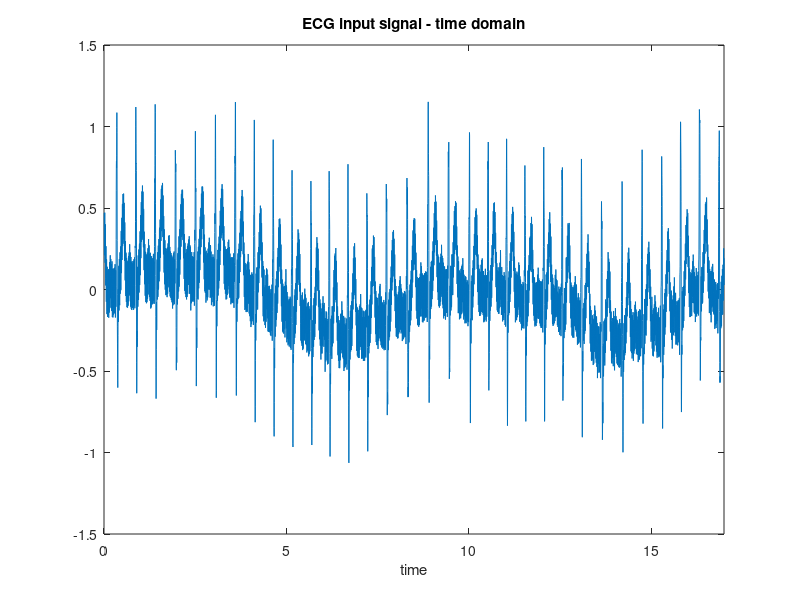

The MATLAB source for this figure: (Note: this script raises an error after producing the figure.)
close all
clear all
clc

%% input signal

load('ecg_corrupted.mat');  %loading ecg file
fs = 360;                   %sampling frequency (Hz)
t = (1:length(val))/fs;     %time

figure
plot(t,val)
title('ECG input signal - time domain')
xlim([0 (length(t)-1)/fs])
xlabel('time')
fig = gca;
fig.XAxis.TickLabelFormat = '%d s';
fig.XMinorTick = 'on';
% savefig('ECG input signal - time domain')
% print('ECG input signal - time domain','-dsvg','-r0')

figure
plot(t,val)
title('ECG input signal - time domain')
xlim([0 (length(t)-1)/fs/12])
xlabel('time')
fig = gca;
fig.XAxis.TickLabelFormat = '%.1f s';
fig.XMinorTick = 'on';
% savefig('ECG input signal - time domain zoom')
% print('ECG input signal - time domain zoom','-dsvg','-r0')


val_ft = fft(val);
 
figure
stem((0:length(val_ft)/2-1)/length(val_ft)*fs,val_ft(1:length(val_ft)/2))
title('ECG input signal - frequency domain')
xlim([0 95])
xlabel('frequency')
fig = gca;
fig.XAxis.TickLabelFormat = '%d Hz';
fig.XMinorTick = 'on';
% savefig('ECG input signal - frequency domain')
% print('ECG input signal - frequency domain','-dsvg','-r0')

figure
stem((0:length(val_ft)/2-1)/length(val_ft)*fs,val_ft(1:length(val_ft)/2))
title('ECG input signal - frequency domain')
xlim([54 66])
ylim([-5 5])
xlabel('frequency')
fig = gca;
fig.XAxis.TickLabelFormat = '%d Hz';
fig.XMinorTick = 'on';
hold on
line([60-2 60-2],[-5 5],'Color','red','LineStyle','--')
line([60+2 60+2],[-5 5],'Color','red','LineStyle','--')
line([60-0.5 60-0.5],[-2.5 2.5],'Color','red','LineStyle','--')
line([60+0.5 60+0.5],[-2.5 2.5],'Color','red','LineStyle','--')
hold off
% savefig('ECG input signal - frequency domain zoom 2')
% print('ECG input signal - frequency domain3 zoom 2','-dsvg','-r0')

figure
stem((0:length(val_ft)/2-1)/length(val_ft)*fs,val_ft(1:length(val_ft)/2))
title('ECG input signal - frequency domain')
xlim([0 6])
xlabel('frequency')
fig = gca;
fig.XAxis.TickLabelFormat = '%d Hz';
fig.XMinorTick = 'on';
hold on
line([0.5 0.5],[-100 150],'Color','red','LineStyle','--')
hold off
% savefig('ECG input signal - frequency domain zoom 1')
% print('ECG input signal - frequency domain zoom 1','-dsvg','-r0')



%%%%%%%%%%%%%%%%%%%%%%%%%%%%%%%%%%%%%%%%%%%%%%%%%%%%%%%%%%%%%%%%%%%%%%%%%%%
%% baseline drift filter - highpass IIR filter

fa = 0.4; 
fp = 1; 
wa = 2*pi*fa;
wp = 2*pi*fp;
Aa = 30;
Ap = 0.5;

[b, a] = baseline_drift_filter(fs, fa, fp, Aa, Ap);

y_baseline_drift_filtered = filter(b, a, val);

figure
plot(t,y_baseline_drift_filtered)
title('ECG signal after baseline drift filter - time domain')
xlim([0 (length(t)-1)/fs])
ylim([-1.5 1.5]);
xlabel('time')
fig = gca;
fig.XAxis.TickLabelFormat = '%d s';
fig.XMinorTick = 'on';
% savefig('ECG signal after baseline drift filter - time domain')
% print('ECG signal after baseline drift filter - time domain','-dsvg','-r0')

figure
plot(t,y_baseline_drift_filtered)
title('ECG signal after baseline drift filter - time domain')
xlim([0 (length(t)-1)/fs/12])
ylim([-1.5 1.5]);
xlabel('time')
fig = gca;
fig.XAxis.TickLabelFormat = '%d s';
fig.XMinorTick = 'on';
% savefig('ECG signal after baseline drift filter - time domain zoom')
% print('ECG signal after baseline drift filter - time domain zoom','-dsvg','-r0')

y_baseline_drift_filtered_ft = fft(y_baseline_drift_filtered);
 
figure
stem((0:length(y_baseline_drift_filtered_ft)/2-1)/length(y_baseline_drift_filtered_ft)*fs,y_baseline_drift_filtered_ft(1:length(y_baseline_drift_filtered_ft)/2))
title('ECG signal after baseline drift filter - frequency domain')
xlim([0 6])
xlabel('frequency')
fig = gca;
fig.XAxis.TickLabelFormat = '%d Hz';
fig.XMinorTick = 'on';
hold on
line([0.5 0.5],[-100 100],'Color','red','LineStyle','--')
hold off
% savefig('ECG signal after baseline drift filter - frequency domain')
% print('ECG signal after baseline drift filter - frequency domain','-dsvg','-r0')

%%%%%%%%%%%%%%%%%%%%%%%%%%%%%%%%%%%%%%%%%%%%%%%%%%%%%%%%%%%%%%%%%%%%%%%%%%%
%% power line noise filter - highpass IIR filter

fc = 60;
Aa1 = 40; 
Ap1 = 0.5;
 
[b1, a1] = power_line_noise_filter(fs, fc, Aa1, Ap1);

y_power_line_noise_filtered = filter(b1, a1, y_baseline_drift_filtered);

figure
plot(t,y_power_line_noise_filtered)
title('ECG signal after power line noise filter - time domain')
xlim([0 (length(t)-1)/fs])
ylim([-1.5 1.5]);
xlabel('time')
fig = gca;
fig.XAxis.TickLabelFormat = '%d s';
fig.XMinorTick = 'on';
% savefig('ECG signal after power line noise filter - time domain')
% print('ECG signal after power line noise filter - time domain','-dsvg','-r0')

figure
plot(t,y_power_line_noise_filtered)
title('ECG signal after power line noise filter - time domain')
xlim([0 (length(t)-1)/fs/12])
ylim([-1.5 1.5]);
xlabel('time')
fig = gca;
fig.XAxis.TickLabelFormat = '%.1f s';
fig.XMinorTick = 'on';
% savefig('ECG signal after power line noise filter - time domain zoom')
% print('ECG signal after power line noise filter - time domain zoom','-dsvg','-r0')

y_power_line_noise_filtered_ft = fft(y_power_line_noise_filtered);
 
figure
stem((0:length(y_power_line_noise_filtered_ft)/2-1)/length(y_power_line_noise_filtered_ft)*fs,y_power_line_noise_filtered_ft(1:length(y_power_line_noise_filtered_ft)/2))
title('ECG signal after power line noise filter - frequency domain')
xlim([54 66])
xlabel('frequency')
fig = gca;
fig.XAxis.TickLabelFormat = '%d Hz';
fig.XMinorTick = 'on';
hold on
line([60-2 60-2],[-5 5],'Color','red','LineStyle','--')
line([60+2 60+2],[-5 5],'Color','red','LineStyle','--')
line([60-0.5 60-0.5],[-2.5 2.5],'Color','red','LineStyle','--')
line([60+0.5 60+0.5],[-2.5 2.5],'Color','red','LineStyle','--')
hold off
% savefig('ECG signal after power line noise filter - frequency domain')
% print('ECG signal after power line noise filter - frequency domain','-dsvg','-r0')


%%%%%%%%%%%%%%%%%%%%%%%%%%%%%%%%%%%%%%%%%%%%%%%%%%%%%%%%%%%%%%%%%%%%%%%%%%%
%% baseline drift filter characteristics

zo = roots(b);
zp = roots(a);
Wp = wp/fs; 
Wa = wa/fs;

figure;
[hz, hp, ht] = zplane(zo, zp);
title('baseline drift filter - zeros and poles')
xlabel('Re(z)');
ylabel('Im(z)');
% savefig('baseline drift filter - zeros and poles')
% print('baseline drift filter - zeros and poles','-dsvg','-r0')

figure;
[hz, hp, ht] = zplane(zo, zp);
title('baseline drift filter - zeros and poles')
xlabel('Re(z)');
ylabel('Im(z)');
xlim([0.97 1.03]);
ylim([-0.02 0.02]);
% savefig('baseline drift filter - zeros and poles zoom')
% print('baseline drift filter - zeros and poles zoom','-dsvg','-r0')

Nfreqz = 15000; 
[h, w] = freqz(b, a, Nfreqz);
H = abs(h);

figure;
plot(w, 20*log10(H));
title('baseline drift filter - magnitude');
xlabel('W');
ylabel('Magnitude [dB]');
xlim([0 0.03]);
ylim([-70 10]);
grid on
fig = gca;
fig.YAxis.TickLabelFormat = '%d dB';
fig.YMinorTick = 'on';
hold on
line([Wp Wp], [-Ap 0], 'Color', 'r');
line([Wa Wa], [-70 -Aa], 'Color', 'r');
line([Wp 0.03], [-Ap -Ap], 'Color', 'r');
line([0 Wa], [-Aa -Aa], 'Color', 'r');
hold off
% savefig('baseline drift filter - magnitude')
% print('baseline drift filter - magnitude','-dsvg','-r0')

figure()
semilogx(w,H), grid
xlabel('Frequency (rad/s)')
ylabel('Magnitude')
title('baseline drift filter - magnitude');
% savefig('baseline drift filter - magnitude2')
% print('baseline drift filter - magnitude2','-dsvg','-r0')

H_phase = unwrap(angle(h));

figure;
plot(w, H_phase); 
title('baseline drift filter - phase');
ylabel('Phase [rad]');
xlabel('W');
xlim([0 3.14]);
% savefig('baseline drift filter - phase')
% print('baseline drift filter - phase','-dsvg','-r0')

figure;
plot(w*fs/2/pi, H_phase); 
title('baseline drift filter - phase');
ylabel('Phase [rad]');
xlabel('Frequency [Hz]');
xlim([0 5]);
% savefig('baseline drift filter - phase2')
% print('baseline drift filter - phase2','-dsvg','-r0')

%%%%%%%%%%%%%%%%%%%%%%%%%%%%%%%%%%%%%%%%%%%%%%%%%%%%%%%%%%%%%%%%%%%%%%%%%%%
%% power line noise drift filter characteristics

zo1 = roots(b1);
zp1 = roots(a1);

fp1 = fc - 2; 
fp2 = fc + 2;
fa1 = fc - 0.5; 
fa2 = fc + 0.5;
Wp1 = 2*pi*fp1/fs; 
Wp2 = 2*pi*fp2/fs;
Wa1 = 2*pi*fa1/fs; 
Wa2 = 2*pi*fa2/fs;

figure;
[hz1, hp1, ht1] = zplane(zo1, zp1); 
title('power line noise filter - zeros and poles')
xlabel('Re(z)');
ylabel('Im(z)');
% savefig('power line noise filter - zeros and poles')
% print('power line noise filter - zeros and poles','-dsvg','-r0')

figure;
[hz1, hp1, ht1] = zplane(zo1, zp1); 
title('power line noise filter - zeros and poles')
xlabel('Re(z)');
ylabel('Im(z)');
xlim([0.4 0.6]);
ylim([0.76 0.96]);
% savefig('power line noise filter - zeros and poles zoom')
% print('power line noise filter - zeros and poles zoom','-dsvg','-r0')

[h1, w1] = freqz(b1, a1, Nfreqz);
H1 = abs(h1);

figure;
plot(w1, 20*log10(H1));
title('power line noise filter - magnitude');
xlabel('W');
ylabel('Magnitude [dB]');
xlim([0.9 1.2]);
ylim([-80 10]);
grid on
hold on
line([Wa1 Wa1], [-Aa1 -80], 'Color', 'r');
line([Wa2 Wa2], [-Aa1 -80], 'Color', 'r');
line([Wp1 Wp1], [-Ap1 0], 'Color', 'r');
line([Wp2 Wp2], [-Ap1 0], 'Color', 'r');
line([Wa1 Wa2], [-Aa1 -Aa1], 'Color', 'r');
line([0 Wp1], [-Ap1 -Ap1], 'Color', 'r');
line([Wp2 1.2], [-Ap1 -Ap1], 'Color', 'r');
hold off
% savefig('power line noise filter - magnitude')
% print('power line noise filter - magnitude','-dsvg','-r0')

H1_phase = unwrap(angle(h1));

figure;
plot(w, H1_phase); 
title('power line noise filter - phase');
ylabel('Phase [rad]');
xlabel('W');
xlim([0 3.14]);
% savefig('power line noise filter - phase')
% print('power line noise filter - phase','-dsvg','-r0')

figure;
plot(w*fs/2/pi, H1_phase); 
title('power line noise filter - phase');
ylabel('Phase [rad]');
xlabel('Frequency [Hz]');
% xlim([0 3.14]);
% savefig('power line noise filter - phase2')
% print('power line noise filter - phase2','-dsvg','-r0')

smtlb = sgolayfilt(y_power_line_noise_filtered,5,23);
figure;
plot(t, smtlb); 
title('ECG signal after Savitzky-Golay filtering - time domain')
xlim([0 (length(t)-1)/fs/12])
ylim([-1.5 1.5]);
xlabel('time')
fig = gca;
fig.XAxis.TickLabelFormat = '%.1f s';
fig.XMinorTick = 'on';
savefig('ECG signal after Savitzky-Golay filtering - time domain')
print('ECG signal after Savitzky-Golay filtering - time domain','-dsvg','-r0')